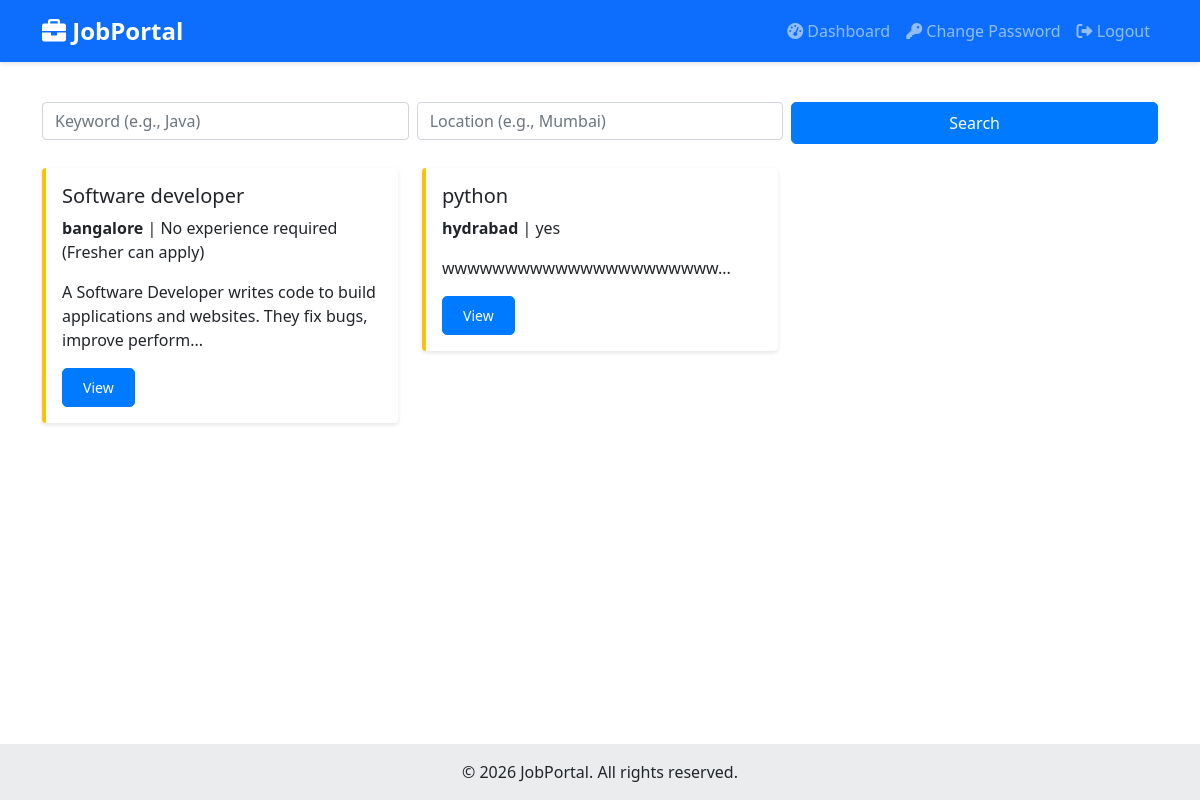
/search-jobs (signed in), run on an earlier commit of the app's database.
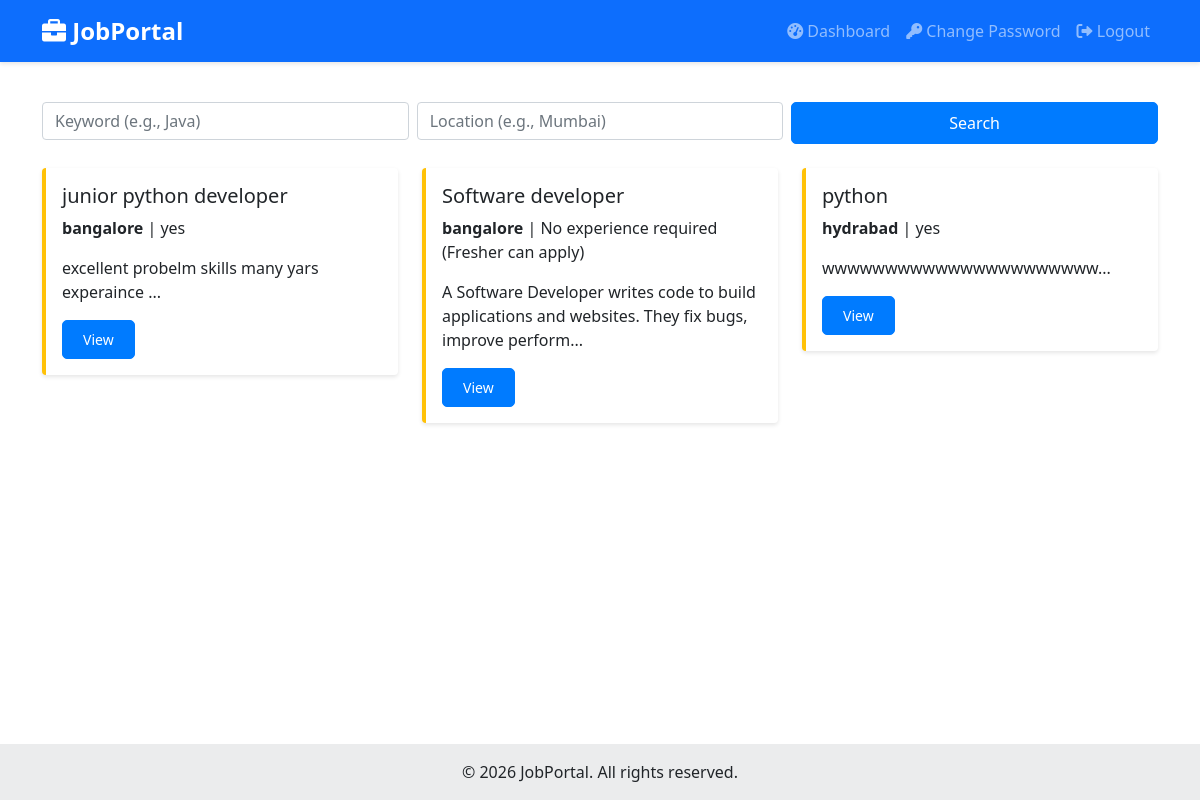
And on a later commit of the database.
### models.py (models this page shows)
class Job(db.Model):
    __tablename__ = 'jobs'
    id = db.Column(db.Integer, primary_key=True)
    recruiter_id = db.Column(db.Integer, db.ForeignKey('recruiter_profiles.id'))
    title = db.Column(db.String(200), nullable=False)
    description = db.Column(db.Text, nullable=False)
    requirements = db.Column(db.Text)
    location = db.Column(db.String(100))
    salary_min = db.Column(db.Integer)
    salary_max = db.Column(db.Integer)
    experience_required = db.Column(db.String(50))
    is_featured = db.Column(db.Boolean, default=False)
    job_type = db.Column(db.String(50))
    created_at = db.Column(db.DateTime, default=datetime.utcnow)
    expires_at = db.Column(db.DateTime)
    is_active = db.Column(db.Boolean, default=True)
    applications = db.relationship('JobApplication', backref='job', lazy='dynamic')

### app.py (the view)
@app.route('/search-jobs')
@login_required
def search_jobs():
    keyword = request.args.get('keyword', '')
    location = request.args.get('location', '')
    query = Job.query.filter_by(is_active=True)
    if keyword:
        query = query.filter(Job.title.contains(keyword) | Job.description.contains(keyword))
    if location:
        query = query.filter(Job.location.contains(location))
    jobs = query.order_by(Job.is_featured.desc(), Job.created_at.desc()).all()
    return render_template('search_jobs.html', jobs=jobs, keyword=keyword, location=location)

### app.py (called while the page is built)
@login_manager.user_loader
def load_user(user_id):
    return User.query.get(int(user_id))

### templates/search_jobs.html (shortened to what this page needs)
{% extends 'base.html' %}
{% block content %}
<div class="row mb-4">
    <div class="col-md-12">
        <form class="row g-2" method="GET" action="{{ url_for('search_jobs') }}">
            <div class="col-md-4"><input type="text" class="form-control" name="keyword" id="search-keyword" value="{{ keyword }}" placeholder="Keyword (e.g., Java)"></div>
            <div class="col-md-4"><input type="text" class="form-control" name="location" id="search-location" value="{{ location }}" placeholder="Location (e.g., Mumbai)"></div>
            <div class="col-md-4"><button class="btn btn-primary w-100" type="submit">Search</button></div>
        </form>
    </div>
</div>
{% if jobs %}
<div class="row">
    {% for job in jobs %}
    <div class="col-md-4 mb-3"><div class="card job-card {% if job.is_featured %}featured{% endif %}"><div class="card-body">
        <h5 class="card-title">{{ job.title }}</h5>
        <p class="card-text"><strong>{{ job.location }}</strong> | {{ job.experience_required }}</p>
        <p class="card-text">{{ job.description[:100] }}...</p>
        <a href="{{ url_for('view_job', job_id=job.id) }}" class="btn btn-sm btn-primary">View</a>
    </div></div></div>
    {% endfor %}
</div>
{% else %}
<p class="text-muted">No jobs found. Try a different keyword or location.</p>
{% endif %}
{% endblock %}

### templates/base.html (shortened to what this page needs)
<!DOCTYPE html>
<html lang="en">
<head>
    <link href="https://cdn.jsdelivr.net/npm/bootstrap@5.1.3/dist/css/bootstrap.min.css" rel="stylesheet">
    <link rel="stylesheet" href="https://cdnjs.cloudflare.com/ajax/libs/font-awesome/6.0.0/css/all.min.css">
    <link rel="stylesheet" href="{{ url_for('static', filename='css/style.css') }}">
</head>
<body>
    <nav class="navbar navbar-expand-lg navbar-dark bg-primary">
        <div class="container">
            <a class="navbar-brand" href="{{ url_for('index') }}"><i class="fas fa-briefcase"></i> JobPortal</a>
            <div class="collapse navbar-collapse" id="navbarNav">
                <ul class="navbar-nav ms-auto">
                    {% if current_user.is_authenticated %}
                        <li class="nav-item"><a class="nav-link" href="{{ url_for('dashboard') }}"><i class="fas fa-tachometer-alt"></i> Dashboard</a></li>
                        <li class="nav-item"><a class="nav-link" href="{{ url_for('change_password') }}"><i class="fas fa-key"></i> Change Password</a></li>
                        <li class="nav-item"><a class="nav-link" href="{{ url_for('logout') }}"><i class="fas fa-sign-out-alt"></i> Logout</a></li>
                    {% else %}
                        <li class="nav-item"><a class="nav-link" href="{{ url_for('login') }}"><i class="fas fa-sign-in-alt"></i> Login</a></li>
                        <li class="nav-item"><a class="nav-link" href="{{ url_for('register') }}"><i class="fas fa-user-plus"></i> Register</a></li>
                    {% endif %}
                </ul>
            </div>
        </div>
    </nav>
    <main class="container mt-4">{% block content %}{% endblock %}</main>
    <footer class="bg-light text-center text-lg-start mt-5"><div class="text-center p-3" style="background-color: rgba(0, 0, 0, 0.05);">© 2026 JobPortal. All rights reserved.</div></footer>
</body>
</html>

### static/css/style.css (style rules this page uses)
body { min-height: 100vh; display: flex; flex-direction: column; }
main { flex: 1; }
.card { box-shadow: 0 2px 4px rgba(0,0,0,0.1); border: none; margin-bottom: 20px; }
.btn { border-radius: 5px; padding: 8px 20px; }
.btn-primary { background-color: #007bff; border-color: #007bff; }
.navbar { box-shadow: 0 2px 4px rgba(0,0,0,0.1); }
.navbar-brand { font-size: 1.5rem; font-weight: bold; }
.job-card { transition: transform 0.2s; cursor: pointer; }
.job-card.featured { border-left: 4px solid #ffc107; }
footer { margin-top: auto; }

What changed in the data, as far as the page shows it:
added Job: title "junior python developer", location "bangalore", experience_required "yes", description "excellent probelm skills many yars experaince"
